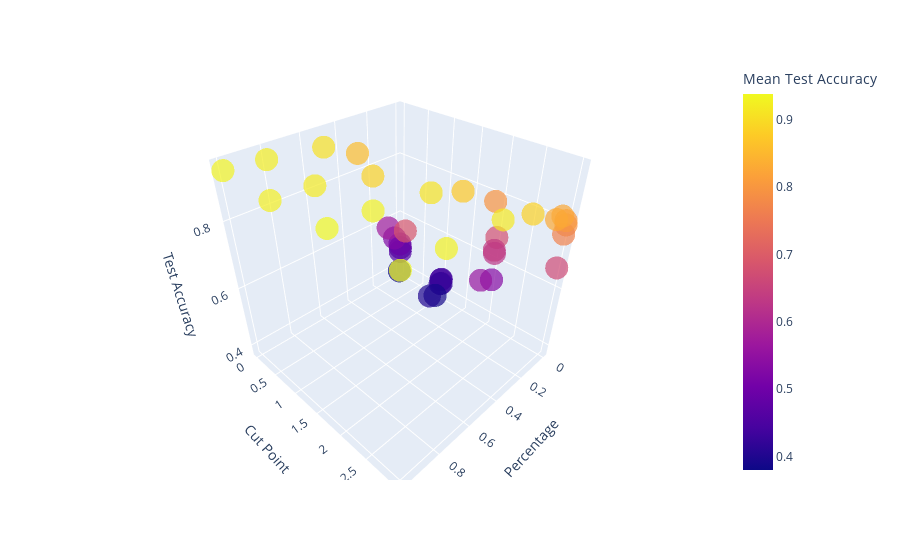

Here is the notebook cell this chart was saved with:
### Code cell
# Create a 3D scatter plot
fig = px.scatter_3d(df,
                    x='Percentage',
                    y='Cut Point',
                    z='Mean Test Accuracy',  # or 'Train Accuracy' if you want to visualize training accuracy
                    color='Mean Test Accuracy',  # color scale based on test accuracy
                    size_max=18,
                    opacity=0.7)

# Set axis labels
fig.update_layout(scene=dict(xaxis_title='Percentage',
                             yaxis_title='Cut Point',
                             zaxis_title='Test Accuracy'))

fig.show()

### Figure 1 — Plotly figure (JSON) as saved in the notebook; plotly's stock layout.template omitted (floating-point values rounded to 4 significant figures)
{"data": [{"hovertemplate": "Percentage=%{x}<br>Cut Point=%{y}<br>Mean Test Accuracy=%{marker.color}<extra></extra>", "legendgroup": "", "marker": {"color": [0.4736, 0.4214, 0.5324, 0.6664, 0.4586, 0.4381, 0.6759, 0.7916, 0.4893, 0.4368, 0.6247, 0.7664, 0.3802, 0.423, 0.6363, 0.805, 0.5242, 0.3875, 0.7956, 0.826, 0.574, 0.4005, 0.5593, 0.8282, 0.8574, 0.6881, 0.873, 0.886, 0.9065, 0.8867, 0.9087, 0.917, 0.9229, 0.9189, 0.9294, 0.9281, 0.9304, 0.9245, 0.9368, 0.9381], "coloraxis": "coloraxis", "opacity": 0.7, "symbol": "circle"}, "mode": "markers", "name": "", "scene": "scene", "showlegend": false, "type": "scatter3d", "x": [0.001, 0.001, 0.001, 0.001, 0.002, 0.002, 0.002, 0.002, 0.005, 0.005, 0.005, 0.005, 0.01, 0.01, 0.01, 0.01, 0.05, 0.05, 0.05, 0.05, 0.1, 0.1, 0.1, 0.1, 0.3, 0.3, 0.3, 0.3, 0.5, 0.5, 0.5, 0.5, 0.8, 0.8, 0.8, 0.8, 1, 1, 1, 1], "y": [0, 1, 2, 3, 0, 1, 2, 3, 0, 1, 2, 3, 0, 1, 2, 3, 0, 1, 2, 3, 0, 1, 2, 3, 0, 1, 2, 3, 0, 1, 2, 3, 0, 1, 2, 3, 0, 1, 2, 3], "z": [0.4736, 0.4214, 0.5324, 0.6664, 0.4586, 0.4381, 0.6759, 0.7916, 0.4893, 0.4368, 0.6247, 0.7664, 0.3802, 0.423, 0.6363, 0.805, 0.5242, 0.3875, 0.7956, 0.826, 0.574, 0.4005, 0.5593, 0.8282, 0.8574, 0.6881, 0.873, 0.886, 0.9065, 0.8867, 0.9087, 0.917, 0.9229, 0.9189, 0.9294, 0.9281, 0.9304, 0.9245, 0.9368, 0.9381]}], "layout": {"coloraxis": {"colorbar": {"title": {"text": "Mean Test Accuracy"}}, "colorscale": [[0, "#0d0887"], [0.1111, "#46039f"], [0.2222, "#7201a8"], [0.3333, "#9c179e"], [0.4444, "#bd3786"], [0.5556, "#d8576b"], [0.6667, "#ed7953"], [0.7778, "#fb9f3a"], [0.8889, "#fdca26"], [1, "#f0f921"]]}, "legend": {"tracegroupgap": 0}, "margin": {"t": 60}, "scene": {"domain": {"x": [0, 1], "y": [0, 1]}, "xaxis": {"title": {"text": "Percentage"}}, "yaxis": {"title": {"text": "Cut Point"}}, "zaxis": {"title": {"text": "Test Accuracy"}}}}}
